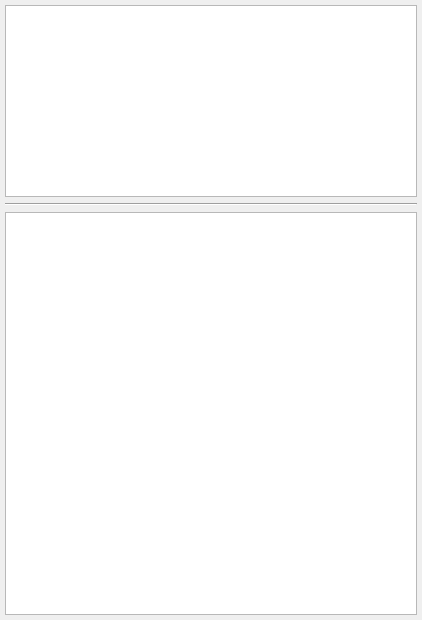
<?xml version="1.0" encoding="UTF-8"?>
<ui version="4.0">
 <class>FileInfoWidgetBase</class>
 <widget class="QWidget" name="FileInfoWidgetBase">
  <property name="geometry">
   <rect>
    <x>0</x>
    <y>0</y>
    <width>422</width>
    <height>620</height>
   </rect>
  </property>
  <property name="windowTitle">
   <string>Form</string>
  </property>
  <layout class="QVBoxLayout" name="verticalLayout" stretch="0,0,1">
   <property name="leftMargin">
    <number>5</number>
   </property>
   <property name="topMargin">
    <number>5</number>
   </property>
   <property name="rightMargin">
    <number>5</number>
   </property>
   <property name="bottomMargin">
    <number>5</number>
   </property>
   <item>
    <widget class="QTableView" name="typeTableView"/>
   </item>
   <item>
    <widget class="Line" name="lineSep">
     <property name="orientation">
      <enum>Qt::Horizontal</enum>
     </property>
    </widget>
   </item>
   <item>
    <widget class="QTableView" name="filesTableView"/>
   </item>
  </layout>
 </widget>
 <resources/>
 <connections/>
</ui>
